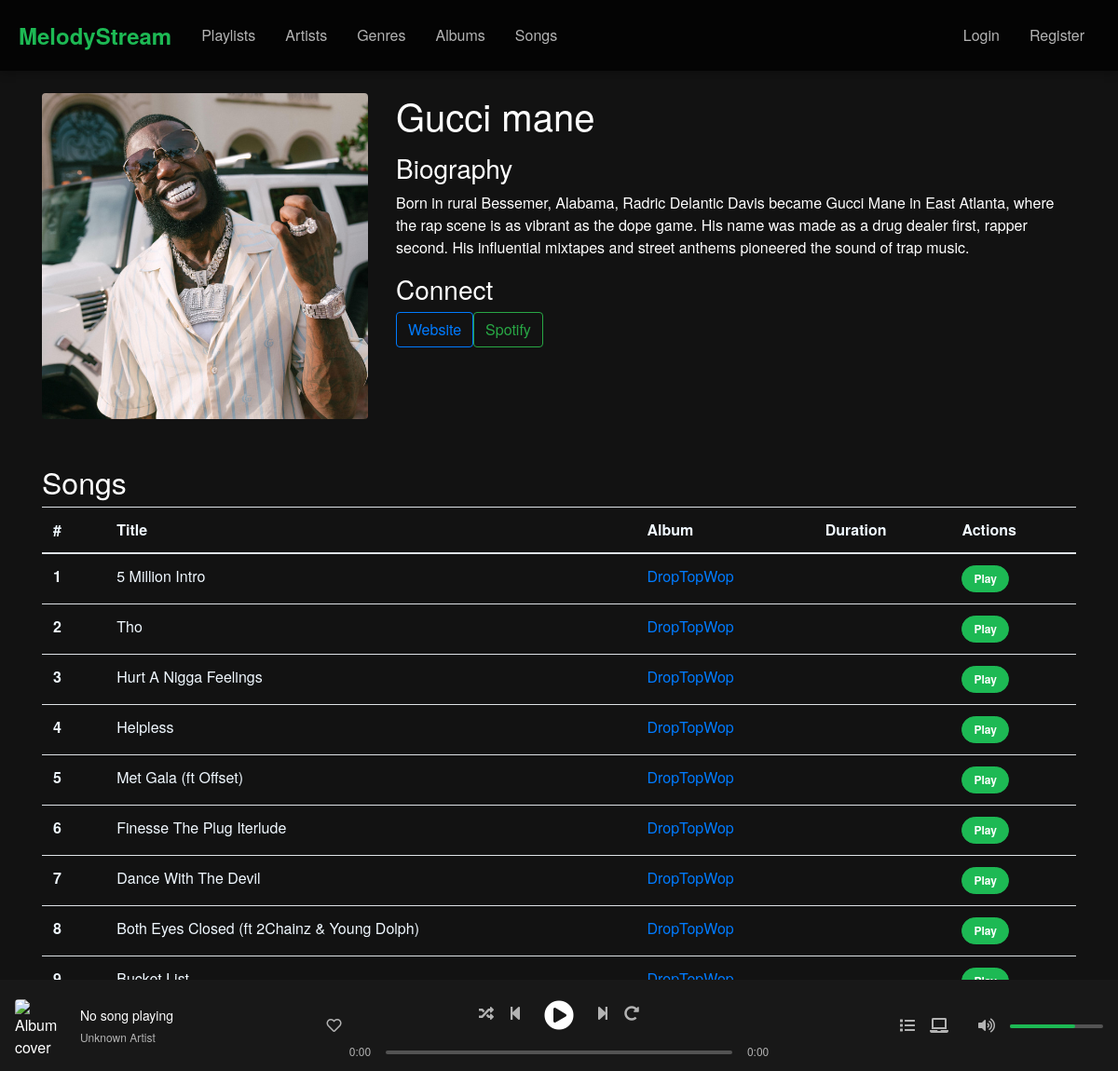
Page /music/artists/1/ on the committed database.
### music/models.py (models this page shows, shortened)
class Artist(models.Model):
    name = models.CharField(max_length=100)
    bio = models.TextField(blank=True, null=True)
    image = models.ImageField(upload_to='artists/', blank=True, null=True)
    website = models.URLField(blank=True, null=True)
    spotify = models.URLField(blank=True, null=True)
    is_featured = models.BooleanField(default=False)

class Song(models.Model):
    title = models.CharField(max_length=255)
    artist = models.ForeignKey(Artist, on_delete=models.CASCADE, related_name='songs')
    audio_file = models.FileField(upload_to='songs/')
    cover_image = models.ImageField(upload_to='covers/')
    upload_date = models.DateTimeField(auto_now_add=True)
    genre = models.ManyToManyField(Genre, related_name='songs')  # Many-to-Many relationship with Genre
    likes =  models.ManyToManyField(User, related_name="liked_songs", blank=True)
    plays = models.PositiveIntegerField(default=0)
    album = models.ForeignKey(Album, on_delete=models.CASCADE, related_name="songs")
    duration = models.DurationField(null=True, blank=True)

class Album(models.Model):
    title = models.CharField(max_length=200)
    artist = models.CharField(max_length=200)
    release_date = models.DateField()
    cover_image = models.ImageField(upload_to='album_covers/', null=True, blank=True)
    genre = models.ForeignKey(Genre, on_delete=models.SET_NULL, null=True, blank=True, related_name='albums')
    is_featured = models.BooleanField(default=False)
    likes = models.ManyToManyField(User, related_name="liked_album", blank=True)

### music/views.py (the view)
# urls.py: path('artists/<int:artist_id>/', views.artist_detail, name='artist_detail'),
def artist_detail(request, artist_id):
    artist = get_object_or_404(Artist, pk=artist_id)
    songs = Song.objects.filter(artist=artist).order_by('-upload_date')
    context = {
        'artist': artist,
        'songs': songs,
    }
    if request.user.is_authenticated:
        context['playlists'] = request.user.playlists.all()
    return render(request, 'artist_detail.html', context)

### music_platform/templates/artist_detail.html (shortened to what this page needs)
{% extends 'base.html' %}
{% block content %}
<div class="container mt-4">
    <div class="row">
        <div class="col-md-4">
            {% if artist.image %}
            <img src="{{ artist.image.url }}" class="img-fluid rounded" alt="{{ artist.name }}">
            {% else %}
            <div class="bg-secondary text-white d-flex align-items-center justify-content-center rounded" style="height: 300px;">
                <span class="display-1">{{ artist.name|slice:"0:1" }}</span>
            </div>
            {% endif %}
        </div>
        <div class="col-md-8">
            <h1>{{ artist.name }}</h1>
            {% if artist.bio %}
            <div class="mt-3">
                <h3>Biography</h3>
                <p>{{ artist.bio }}</p>
            </div>
            {% endif %}
            {% if artist.website or artist.spotify %}
            <div class="mt-3">
                <h3>Connect</h3>
                <div class="d-flex gap-2">
                    {% if artist.website %}
                    <a href="{{ artist.website }}" target="_blank" class="btn btn-outline-primary">Website</a>
                    {% endif %}
                    {% if artist.spotify %}
                    <a href="{{ artist.spotify }}" target="_blank" class="btn btn-outline-success">Spotify</a>
                    {% endif %}
                </div>
            </div>
            {% endif %}
        </div>
    </div>
    <div class="mt-5">
        <h2>Songs</h2>
        {% if songs %}
        <div class="table-responsive">
            <table class="table table-hover">
                <thead>
                    <tr>
                        <th scope="col">#</th>
                        <th scope="col">Title</th>
                        <th scope="col">Album</th>
                        <th scope="col">Duration</th>
                        <th scope="col">Actions</th>
                    </tr>
                </thead>
                <tbody>
                    {% for song in songs %}
                    <tr>
                        <th scope="row">{{ forloop.counter }}</th>
                        <td>{{ song.title }}</td>
                        <td>
                            {% if song.album %}
                                <a href="{% url 'album_detail' song.album.id %}">{{ song.album.title }}</a>
                            {% else %}
                                Single
                            {% endif %}
                        </td>
                        <td>{{ song.duration|time:"i:s" }}</td>
                        <td>
                            {% if song.audio_file %}
                            <button class="btn btn-sm btn-success play-song"
                                    data-song-url="{{ song.audio_file.url }}"
                                    data-song-title="{{ song.title }}"
                                    data-song-artist="{{ song.artist.name }}"
                                    data-song-cover="{{ song.cover_image.url|default:'' }}">
                                 Play
                            </button>
                        {% else %}
                            <button class="btn btn-sm btn-secondary" disabled>
                                No Audio Available
                            </button>
                        {% endif %}
                        </td>
                    </tr>
                    {% endfor %}
                </tbody>
            </table>
        </div>
        {% else %}
        <div class="alert alert-info">
            No songs available for this artist yet.
        </div>
        {% endif %}
    </div>
</div>
{% endblock %}

### static/css/music_platform.css (style rules this page uses)
:root { --primary-color: #1DB954; --dark-bg: #121212; --card-bg: #181818; --card-hover: #282828; --text-primary: #FFFFFF; --text-secondary: #B3B3B3; --border-color: #333333; }
body { background-color: var(--dark-bg); color: var(--text-primary); font-family: 'Circular', 'Helvetica Neue', Arial, sans-serif; margin: 0; padding: 0; }
.btn-success { background-color: var(--primary-color); border-color: var(--primary-color); padding: 4px 12px; border-radius: 20px; font-size: 12px; font-weight: 600; }

### music_platform/templates/base.html (style rules this page uses)
.table-hover { color: aliceblue; }

### rows in the picture
Artist: image (picture), name "Gucci mane", bio "Born in rural Bessemer, Alabama, Radric Delantic Davis became Gucci Mane in East Atlanta, where the rap scene is as vibrant as the dope game. His name was made as a drug dealer first, rapper second. His influential mixtapes and street anthems pioneered the sound of trap music."
Song: title "5 Million Intro", album "DropTopWop"
Song: title "Tho", album "DropTopWop"
Song: title "Hurt A Nigga Feelings", album "DropTopWop"
Song: title "Helpless", album "DropTopWop"
Song: title "Met Gala (ft Offset)", album "DropTopWop"
Song: title "Finesse The Plug Iterlude", album "DropTopWop"
Song: title "Dance With The Devil", album "DropTopWop"
Song: title "Both Eyes Closed (ft 2Chainz & Young Dolph)", album "DropTopWop"
Song: title "Bucket List", album "DropTopWop"
